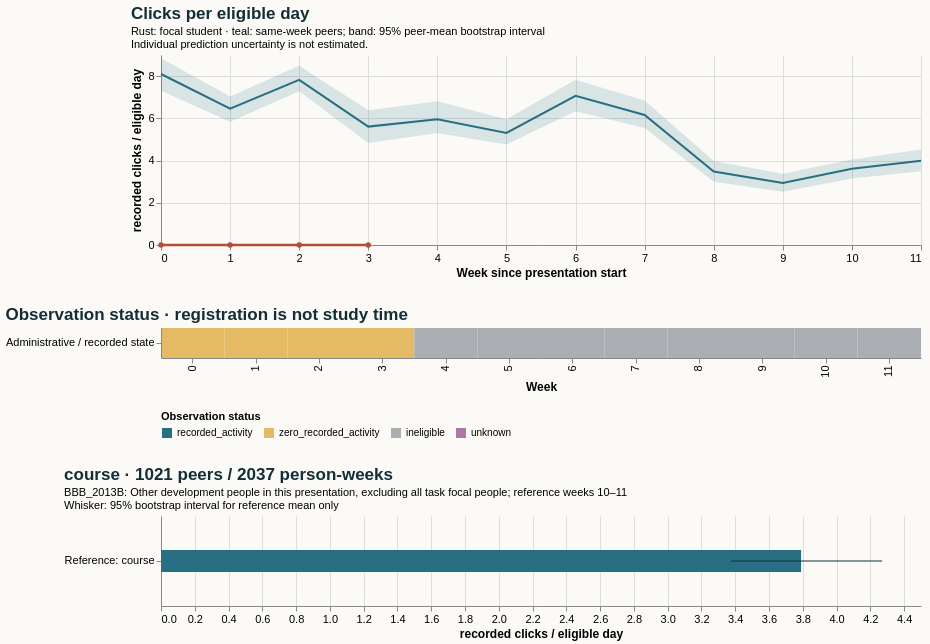

This figure's Vega-Lite source:
### Vega-Lite specification from a JSON file in a GitHub repository (floating-point values rounded to 4 significant figures)
{"$schema": "https://vega.github.io/schema/vega-lite/v5.20.1.json", "config": {"axis": {"labelFontSize": 11, "titleFontSize": 12}, "background": "#fbfaf7", "font": "sans-serif", "title": {"anchor": "start", "color": "#142e38", "fontSize": 17, "subtitleFontSize": 11}, "view": {"continuousHeight": 300, "continuousWidth": 300, "stroke": null}}, "datasets": {"data-33e6863379c4a3d81386353f7f5ca3bc": [{"end_day": 6, "focal_value": 0.0, "peer_ci_high": 8.843, "peer_ci_low": 7.31, "peer_mean": 8.1, "peer_observations": 1159, "peer_people": 1159, "reference": "course", "unit": "recorded clicks / eligible day", "week": 0}, {"end_day": 13, "focal_value": 0.0, "peer_ci_high": 7.033, "peer_ci_low": 5.838, "peer_mean": 6.456, "peer_observations": 1151, "peer_people": 1151, "reference": "course", "unit": "recorded clicks / eligible day", "week": 1}, {"end_day": 20, "focal_value": 0.0, "peer_ci_high": 8.491, "peer_ci_low": 7.278, "peer_mean": 7.819, "peer_observations": 1133, "peer_people": 1133, "reference": "course", "unit": "recorded clicks / eligible day", "week": 2}, {"end_day": 27, "focal_value": 0.0, "peer_ci_high": 6.381, "peer_ci_low": 4.831, "peer_mean": 5.608, "peer_observations": 1125, "peer_people": 1125, "reference": "course", "unit": "recorded clicks / eligible day", "week": 3}, {"end_day": 34, "focal_value": null, "peer_ci_high": 6.804, "peer_ci_low": 5.306, "peer_mean": 5.954, "peer_observations": 1088, "peer_people": 1088, "reference": "course", "unit": "recorded clicks / eligible day", "week": 4}, {"end_day": 41, "focal_value": null, "peer_ci_high": 5.952, "peer_ci_low": 4.759, "peer_mean": 5.31, "peer_observations": 1081, "peer_people": 1081, "reference": "course", "unit": "recorded clicks / eligible day", "week": 5}, {"end_day": 48, "focal_value": null, "peer_ci_high": 7.828, "peer_ci_low": 6.34, "peer_mean": 7.065, "peer_observations": 1070, "peer_people": 1070, "reference": "course", "unit": "recorded clicks / eligible day", "week": 6}, {"end_day": 55, "focal_value": null, "peer_ci_high": 6.846, "peer_ci_low": 5.544, "peer_mean": 6.16, "peer_observations": 1054, "peer_people": 1054, "reference": "course", "unit": "recorded clicks / eligible day", "week": 7}, {"end_day": 62, "focal_value": null, "peer_ci_high": 3.975, "peer_ci_low": 2.996, "peer_mean": 3.483, "peer_observations": 1044, "peer_people": 1044, "reference": "course", "unit": "recorded clicks / eligible day", "week": 8}, {"end_day": 69, "focal_value": null, "peer_ci_high": 3.38, "peer_ci_low": 2.523, "peer_mean": 2.943, "peer_observations": 1027, "peer_people": 1027, "reference": "course", "unit": "recorded clicks / eligible day", "week": 9}, {"end_day": 76, "focal_value": null, "peer_ci_high": 4.047, "peer_ci_low": 3.15, "peer_mean": 3.609, "peer_observations": 1021, "peer_people": 1021, "reference": "course", "unit": "recorded clicks / eligible day", "week": 10}, {"end_day": 83, "focal_value": null, "peer_ci_high": 4.52, "peer_ci_low": 3.493, "peer_mean": 3.989, "peer_observations": 1016, "peer_people": 1016, "reference": "course", "unit": "recorded clicks / eligible day", "week": 11}], "data-48df08d29fc2197103df3b79484dc260": [{"hi": null, "lo": null, "series": "Focal: weeks 10–11", "value": null}, {"hi": 4.269, "lo": 3.376, "series": "Reference: course", "value": 3.79}], "data-742c6a8fb82c8370de9a3a588a9fd194": [{"eligible_days": 7.0, "end_day": 6, "logging_completeness": "unknown", "observation_status": "zero_recorded_activity", "row": "Administrative / recorded state", "score_status": "withheld_release_time_unknown", "start_day": 0, "value": 0.0, "week": 0}, {"eligible_days": 7.0, "end_day": 13, "logging_completeness": "unknown", "observation_status": "zero_recorded_activity", "row": "Administrative / recorded state", "score_status": "withheld_release_time_unknown", "start_day": 7, "value": 0.0, "week": 1}, {"eligible_days": 7.0, "end_day": 20, "logging_completeness": "unknown", "observation_status": "zero_recorded_activity", "row": "Administrative / recorded state", "score_status": "withheld_release_time_unknown", "start_day": 14, "value": 0.0, "week": 2}, {"eligible_days": 6.0, "end_day": 27, "logging_completeness": "unknown", "observation_status": "zero_recorded_activity", "row": "Administrative / recorded state", "score_status": "withheld_release_time_unknown", "start_day": 21, "value": 0.0, "week": 3}, {"eligible_days": 0.0, "end_day": 34, "logging_completeness": "unknown", "observation_status": "ineligible", "row": "Administrative / recorded state", "score_status": "withheld_release_time_unknown", "start_day": 28, "value": null, "week": 4}, {"eligible_days": 0.0, "end_day": 41, "logging_completeness": "unknown", "observation_status": "ineligible", "row": "Administrative / recorded state", "score_status": "withheld_release_time_unknown", "start_day": 35, "value": null, "week": 5}, {"eligible_days": 0.0, "end_day": 48, "logging_completeness": "unknown", "observation_status": "ineligible", "row": "Administrative / recorded state", "score_status": "withheld_release_time_unknown", "start_day": 42, "value": null, "week": 6}, {"eligible_days": 0.0, "end_day": 55, "logging_completeness": "unknown", "observation_status": "ineligible", "row": "Administrative / recorded state", "score_status": "withheld_release_time_unknown", "start_day": 49, "value": null, "week": 7}, {"eligible_days": 0.0, "end_day": 62, "logging_completeness": "unknown", "observation_status": "ineligible", "row": "Administrative / recorded state", "score_status": "withheld_release_time_unknown", "start_day": 56, "value": null, "week": 8}, {"eligible_days": 0.0, "end_day": 69, "logging_completeness": "unknown", "observation_status": "ineligible", "row": "Administrative / recorded state", "score_status": "withheld_release_time_unknown", "start_day": 63, "value": null, "week": 9}, {"eligible_days": 0.0, "end_day": 76, "logging_completeness": "unknown", "observation_status": "ineligible", "row": "Administrative / recorded state", "score_status": "withheld_release_time_unknown", "start_day": 70, "value": null, "week": 10}, {"eligible_days": 0.0, "end_day": 83, "logging_completeness": "unknown", "observation_status": "ineligible", "row": "Administrative / recorded state", "score_status": "withheld_release_time_unknown", "start_day": 77, "value": null, "week": 11}]}, "resolve": {"scale": {"color": "independent"}}, "spacing": 28, "vconcat": [{"data": {"name": "data-33e6863379c4a3d81386353f7f5ca3bc"}, "height": 190, "layer": [{"encoding": {"x": {"axis": {"tickMinStep": 1}, "field": "week", "title": "Week since presentation start", "type": "quantitative"}, "y": {"field": "peer_ci_low", "scale": {"zero": true}, "title": "recorded clicks / eligible day", "type": "quantitative"}, "y2": {"field": "peer_ci_high"}}, "mark": {"color": "#286f83", "opacity": 0.16, "type": "area"}}, {"encoding": {"tooltip": [{"field": "week", "type": "quantitative"}, {"field": "peer_mean", "type": "quantitative"}, {"field": "peer_people", "type": "quantitative"}, {"field": "peer_observations", "type": "quantitative"}], "x": {"field": "week", "type": "quantitative"}, "y": {"field": "peer_mean", "type": "quantitative"}}, "mark": {"color": "#286f83", "strokeWidth": 2, "type": "line"}}, {"encoding": {"tooltip": [{"field": "week", "type": "quantitative"}, {"field": "focal_value", "type": "quantitative"}], "x": {"field": "week", "type": "quantitative"}, "y": {"field": "focal_value", "type": "quantitative"}}, "mark": {"color": "#b64c35", "point": {"color": "#b64c35"}, "strokeWidth": 2.5, "type": "line"}}], "title": {"subtitle": ["Rust: focal student · teal: same-week peers; band: 95% peer-mean bootstrap interval", "Individual prediction uncertainty is not estimated."], "text": "Clicks per eligible day"}, "width": 760}, {"data": {"name": "data-742c6a8fb82c8370de9a3a588a9fd194"}, "encoding": {"color": {"field": "observation_status", "legend": {"labelLimit": 260, "orient": "bottom"}, "scale": {"domain": ["recorded_activity", "zero_recorded_activity", "ineligible", "unknown"], "range": ["#286f83", "#e4bb64", "#aaaeb3", "#ac78a5"]}, "title": "Observation status", "type": "nominal"}, "tooltip": [{"field": "week", "type": "quantitative"}, {"field": "eligible_days", "type": "quantitative"}, {"field": "observation_status", "type": "nominal"}, {"field": "logging_completeness", "type": "nominal"}], "x": {"field": "week", "title": "Week", "type": "ordinal"}, "y": {"field": "row", "title": null, "type": "nominal"}}, "height": 30, "mark": {"type": "rect"}, "title": "Observation status · registration is not study time", "width": 760}, {"data": {"name": "data-48df08d29fc2197103df3b79484dc260"}, "height": 90, "layer": [{"encoding": {"x": {"field": "value", "scale": {"domain": [0, 4.483], "zero": true}, "title": "recorded clicks / eligible day", "type": "quantitative"}, "y": {"field": "series", "sort": null, "title": null, "type": "nominal"}}, "mark": {"color": "#286f83", "size": 22, "type": "bar"}}, {"encoding": {"x": {"field": "lo", "type": "quantitative"}, "x2": {"field": "hi"}, "y": {"field": "series", "sort": null, "title": null, "type": "nominal"}}, "mark": {"color": "#142e38", "type": "rule"}}], "title": {"subtitle": ["BBB_2013B: Other development people in this presentation, excluding all task focal people; reference weeks 10–11", "Whisker: 95% bootstrap interval for reference mean only"], "text": "course · 1021 peers / 2037 person-weeks"}, "width": 760}]}
